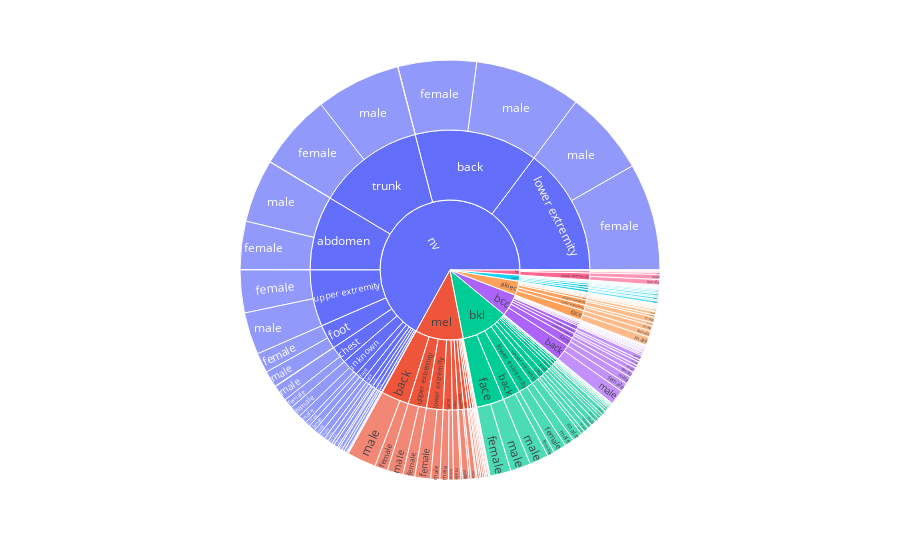

This figure's notebook cell:
### Code cell
fig = px.sunburst(raw_df, path=['dx','localization', 'sex'], values=np.ones(10015))
fig.show()

### Figure 1 — Plotly figure (JSON) as saved in the notebook; plotly's stock layout.template omitted (floating-point values rounded to 4 significant figures; data arrays with more than 128 entries replaced by an {"elided": "..."} marker saying what was removed)
{"data": [{"branchvalues": "total", "domain": {"x": [0, 1], "y": [0, 1]}, "hovertemplate": "labels=%{label}<br>value=%{value}<br>parent=%{parent}<br>id=%{id}<extra></extra>", "ids": {"elided": "241 str values"}, "labels": {"elided": "241 str values"}, "name": "", "parents": {"elided": "241 str values"}, "type": "sunburst", "values": {"elided": "241 int values"}}], "layout": {"legend": {"tracegroupgap": 0}, "margin": {"t": 60}}}
